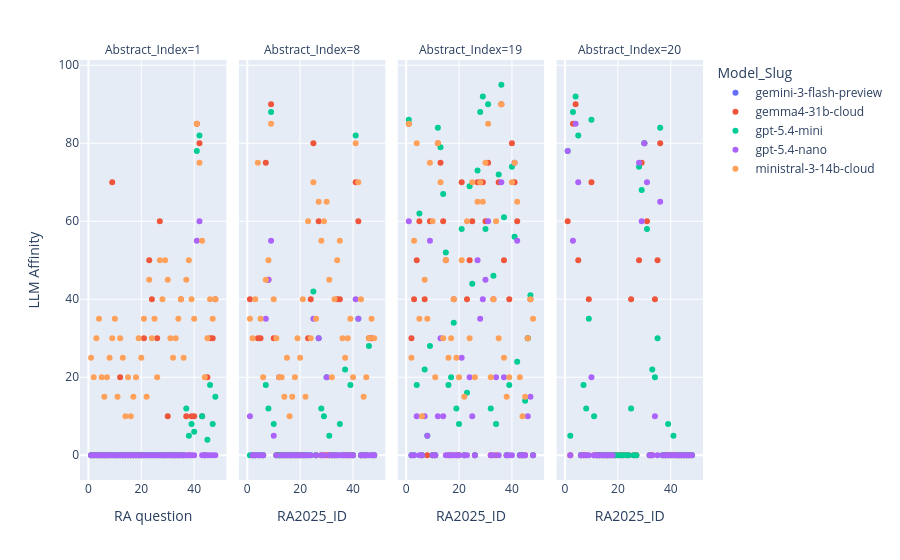

Notebook cell for this chart:
### Code cell
fig = px.scatter(#prp_df[prp_df['Abstract_Index'].isin([1,8,20,19])]
    ra_df[ra_df['Abstract_Index'].isin([1,8,20,19])],
    # ra_df,
    x='RA2025_ID',
    y='LLM_Affinity',
    color='Model_Slug',
    facet_col = 'Abstract_Index',
    # points='all',
    hover_data = 'Model_Slug',
    # facet_row='PRP_Name',
    # color = 'PRP_Name',
    # title=f'RA Affinity Distribution by Abstract'
 )
fig.update_layout(xaxis_title='RA question', yaxis_title='LLM Affinity')
# fig.update_xaxes(tickangle=45)
fig.show()
